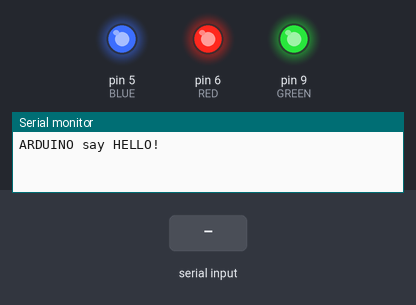
The sketch below on a simulated Arduino Uno, built with avr-gcc and run on an emulated ATmega328P. Shown: output pins drawn as LEDs (lit = HIGH), the last lines printed to the serial monitor. The test bench sets the inputs (shaded band). EEPROM starts erased.

Above: at 1.2 s.
1.3 s: "SETCOLOR:1\n" received over the second serial link
At 3.1 s:
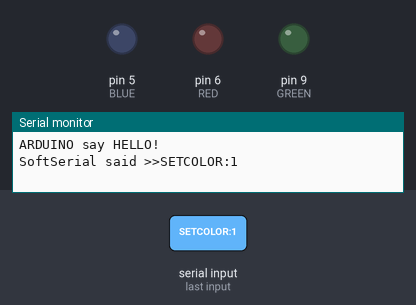
3.8 s: ":" received over the second serial link
6.2 s: "SETCOLOR" received over the second serial link
Timing chart, 0 to 9.2 s (numbered marks = the images above; inputs shaded):
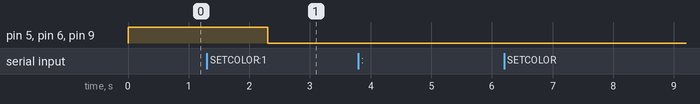

Measured:
- after the input at 1.3 s, pin 5 (BLUE), pin 6 (RED), pin 9 (GREEN): HIGH → LOW after 1.0 s

The sketch:

Arduino.ino
```cpp
// Arduino Script for WIFI LED Strip Controller

#include <SoftwareSerial.h>
#include <EEPROM.h>

#define RX 11
#define TX 10

#define GREEN 9
#define RED 6
#define BLUE 5

int r = 0;
int g = 0;
int b = 0;


SoftwareSerial softSerial(RX, TX);

void setup() {
  Serial.begin(9600);
  softSerial.begin(9600);

  pinMode(RED, OUTPUT);
  pinMode(GREEN, OUTPUT);
  pinMode(BLUE, OUTPUT);

  Serial.println("ARDUINO say HELLO!");

  bootLED();
}

void loop() {
  if (softSerial.available()) {
    String data = softSerial.readString();
    Serial.print("SoftSerial said >>");
    Serial.println(data);

    if(String command = data.substring(0, data.indexOf(":"))) {
//    Serial.print("ARDUINO HANDLE COMMAND: ");
//    Serial.println(command);

      if (command == "SETCOLOR") {
        r = data.substring(data.indexOf("r=") + 2, data.indexOf(",g=")).toInt();
        g = data.substring(data.indexOf("g=") + 2, data.indexOf(",b=")).toInt();
        b = data.substring(data.indexOf("b=") + 2, data.indexOf("\r\n")).toInt();

        changeColor();
      }
//      if (command == "GETCOLOR") {
//        softSerial.print("COLORIS:");
//        softSerial.print("r=");
//        softSerial.print(r);
//        softSerial.print(",g=");
//        softSerial.print(g);
//        softSerial.print(",b=");
//        softSerial.println(b);
//       }
    }

    if (Serial.available()) {
      softSerial.write(Serial.read());
    }
  }
}

void bootLED() {
  r = EEPROM.read(0);
  g = EEPROM.read(1);
  b = EEPROM.read(2);

  changeColor();

  softSerial.print("COLORIS:");
  softSerial.print("r=");
  softSerial.print(r);
  softSerial.print(",g=");
  softSerial.print(g);
  softSerial.print(",b=");
  softSerial.println(b);
}

void changeColor() {
  if(r < 1) {
    r = 0;
    digitalWrite(RED, LOW);
  } else {
    if(r > 254) {
      digitalWrite(RED, HIGH);
    } else {
      analogWrite(RED, r);
    }
  }

  if(g < 1) {
    g = 0;
    digitalWrite(GREEN, LOW);
  } else {
    if(g > 254) {
      digitalWrite(GREEN, HIGH);
    } else {
      analogWrite(GREEN, g);
    }
  }

  if(b < 1) {
    b = 0;
    digitalWrite(BLUE, LOW);
  } else {
    if(b > 254) {
      digitalWrite(BLUE, HIGH);
    } else {
      analogWrite(BLUE, b);
    }
  }

  EEPROM.update(0, r);
  EEPROM.update(1, g);
  EEPROM.update(2, b);
}
```
